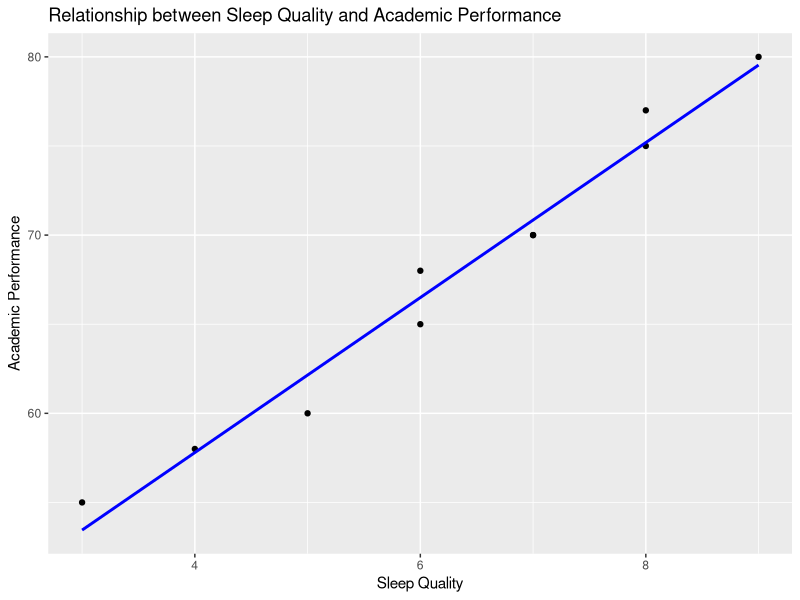
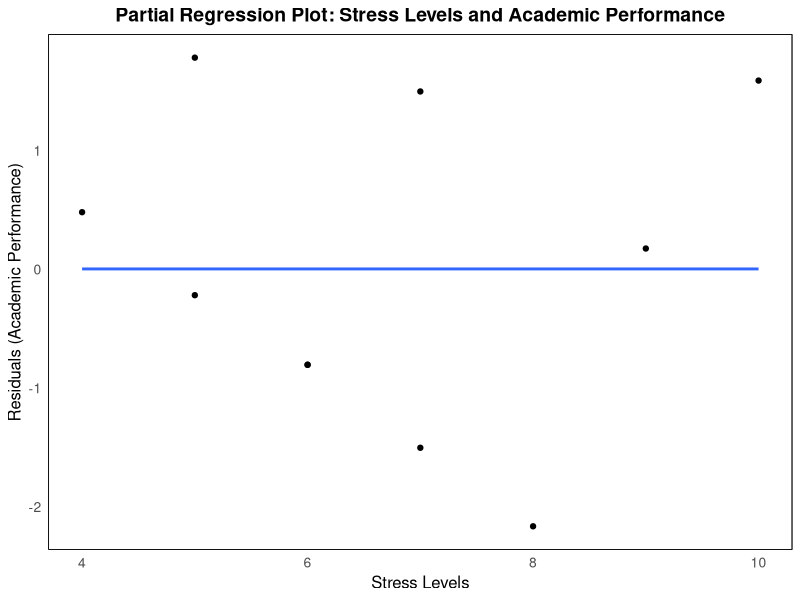

Recreate these plots in R, in order.
## ---- chunk 1
# Sample data
Anxiety <- c(55, 65, 70, 45, 50, 60, 75, 80, 67, 59)
Sleep_Quality <- c(8, 7, 6, 9, 8, 5, 4, 3, 6, 7)
Exercise_Frequency <- c(3, 4, 2, 5, 3, 1, 0, 1, 2, 4)
Social_Support <- c(9, 8, 7, 8, 9, 5, 4, 3, 6, 7)
## ---- chunk 2
library(ggplot2)

# Sample data
Sleep_Quality <- c(8, 7, 6, 9, 8, 5, 4, 3, 6, 7)
Academic_Performance <- c(75, 70, 68, 80, 77, 60, 58, 55, 65, 70)
Stress_Levels <- c(5, 6, 7, 4, 5, 8, 9, 10, 7, 6)

# Visualize the relationship between Sleep Quality and Academic Performance
ggplot(data = data.frame(Sleep_Quality, Academic_Performance), aes(x = Sleep_Quality, y = Academic_Performance)) +
  geom_point() +
  geom_smooth(method = "lm", se = FALSE, color = "blue") +
  labs(title = "Relationship between Sleep Quality and Academic Performance", x = "Sleep Quality", y = "Academic Performance")
## ---- chunk 3
library(ggplot2)

# Sample data
Stress_Levels <- c(5, 6, 7, 4, 5, 8, 9, 10, 7, 6)
Sleep_Quality <- c(8, 7, 6, 9, 8, 5, 4, 3, 6, 7)
Exercise_Frequency <- c(3, 4, 2, 5, 3, 1, 0, 1, 2, 4)
Academic_Performance <- c(75, 70, 68, 80, 77, 60, 58, 55, 65, 70)

# Create a data frame
data <- data.frame(Stress_Levels, Sleep_Quality, Exercise_Frequency, Academic_Performance)

# Fit the multiple regression model
model <- lm(Academic_Performance ~ Stress_Levels + Sleep_Quality + Exercise_Frequency, data = data)

# Partial regression plot for Stress Levels (controlling for Sleep Quality and Exercise Frequency)
ggplot(data, aes(x = Stress_Levels, y = resid(lm(Academic_Performance ~ Sleep_Quality + Exercise_Frequency, data = data)))) +
  geom_point() +
  geom_smooth(method = "lm", se = FALSE) +
  labs(title = "Partial Regression Plot: Stress Levels and Academic Performance",
       x = "Stress Levels",
       y = "Residuals (Academic Performance)") +
  theme_minimal() +
  theme(
    text = element_text(size = 12),
    plot.title = element_text(hjust = 0.5, size = 14, face = "bold"),
    axis.title = element_text(size = 12),
    axis.text = element_text(size = 10),
    panel.background = element_rect(fill = "white", color = "black"),  # Ensure the background is visible
    panel.grid = element_blank(),  # Remove grid lines for clarity
    panel.border = element_rect(color = "black", fill = NA)  # Define the panel border
  )
## ---- chunk 4
# Sample data
Gender <- factor(c("Male", "Female", "Male", "Female", "Male", "Female", "Male", "Female", "Male", "Female"))

# Set "Male" as the reference level
Gender <- relevel(Gender, ref = "Male")
## ---- chunk 5
# Sample data
Academic_Performance <- c(75, 70, 68, 80, 77, 60, 58, 55, 65, 70)
Sleep_Quality <- c(8, 7, 6, 9, 8, 5, 4, 3, 6, 7)
Gender <- factor(c("Male", "Female", "Male", "Female", "Male", "Female", "Male", "Female", "Male", "Female"))

# Set "Male" as the reference level
Gender <- relevel(Gender, ref = "Male")

# Fit the regression model
model <- lm(Academic_Performance ~ Sleep_Quality + Gender)
summary(model)
## ---- chunk 6
# Sample data
Gender <- factor(c("Male", "Female", "Male", "Female", "Male", "Female", "Male", "Female", "Male", "Female"))

# Create effect codes: -0.5 for Male, 0.5 for Female
Gender_Effect <- ifelse(Gender == "Male", -0.5, 0.5)

# Fit the regression model with effect coding
model_effect <- lm(Academic_Performance ~ Sleep_Quality + Gender_Effect)
summary(model_effect)
## ---- chunk 7
# Sample data
Treatment <- factor(c("Control", "Drug_A", "Drug_B", "Control", "Drug_A", "Drug_B", 
                      "Control", "Drug_A", "Drug_B", "Control", "Drug_A", "Drug_B"))

# Define contrasts
contrasts(Treatment) <- cbind("Drug_A_vs_Control" = c(-1, 1, 0),
                              "Drug_B_vs_Control" = c(-1, 0, 1),
                              "Drug_A_vs_Drug_B" = c(0, 1, -1))

# Simulated outcome data
Outcome <- c(50, 55, 53, 52, 58, 56, 48, 54, 52, 51, 57, 55)

# Fit the regression model
model_contrast <- lm(Outcome ~ Treatment)
summary(model_contrast)
## ---- chunk 8
# Sample data
Study_Time <- c(10, 12, 9, 15, 8, 11, 7, 14, 10, 13)
Sleep_Quality <- c(7, 6, 8, 5, 7, 6, 7, 4, 8, 5)
Stress_Levels <- c(3, 5, 2, 6, 4, 5, 3, 7, 2, 6)
Academic_Performance <- c(85, 88, 80, 90, 75, 84, 78, 87, 82, 89)

# Fit the multiple regression model

## ---- chunk 9
# Sample data
Study_Time <- c(10, 12, 9, 15, 8, 11, 7, 14, 10, 13)
Stress_Levels <- c(3, 5, 2, 6, 4, 5, 3, 7, 2, 6)
Academic_Performance <- c(85, 88, 80, 90, 75, 84, 78, 87, 82, 89)

# Bivariate regression (Study_Time only)


# Multiple regression with Stress_Levels

## ---- chunk 10
# Sample data
Sleep_Quality <- c(7, 6, 8, 5, 7, 6, 7, 4, 8, 5)
Study_Time <- c(10, 12, 9, 15, 8, 11, 7, 14, 10, 13)
Stress_Levels <- c(3, 5, 2, 6, 4, 5, 3, 7, 2, 6)
Academic_Performance <- c(85, 88, 80, 90, 75, 84, 78, 87, 82, 89)

# Fit the multiple regression model

# Create partial regression plot for Sleep_Quality
library(ggplot2)

## ---- chunk 11
# Sample data
Sleep_Quality <- c(7, 6, 8, 5, 7, 6, 7, 4, 8, 5)
Study_Time <- c(10, 12, 9, 15, 8, 11, 7, 14, 10, 13)
Stress_Levels <- c(3, 5, 2, 6, 4, 5, 3, 7, 2, 6)
Academic_Performance <- c(85, 88, 80, 90, 75, 84, 78, 87, 82, 89)

# Bivariate regression


# Multiple regression

